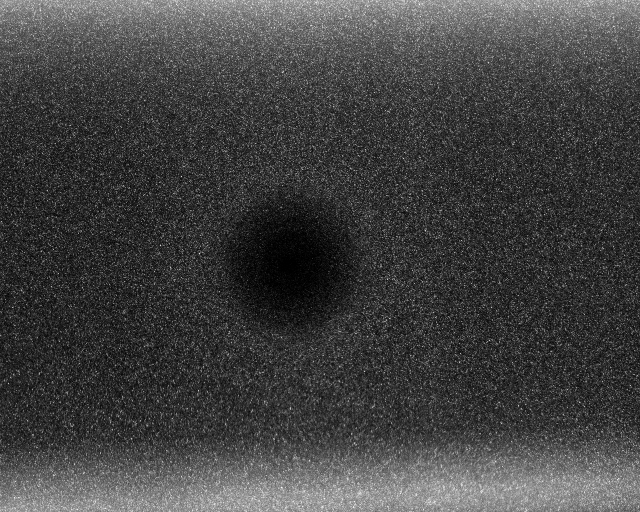
#> input picture A001_1.tif, 1280 x 1024 px (shown at 1/2 size)
$ python two_images.py
#> lines starting #> are read from the running program, lines starting #| are printed output that depends on the picture; long printed decimals are rounded
# import the standard numerical and plotting packages
import matplotlib.pyplot as plt
import numpy as np
from skimage.io import imread

# load the images
a = imread("A001_1.tif")
#> a is the input picture: shape (1024, 1280); min 0, max 255, mean 65.9
b = imread("A001_2.tif")
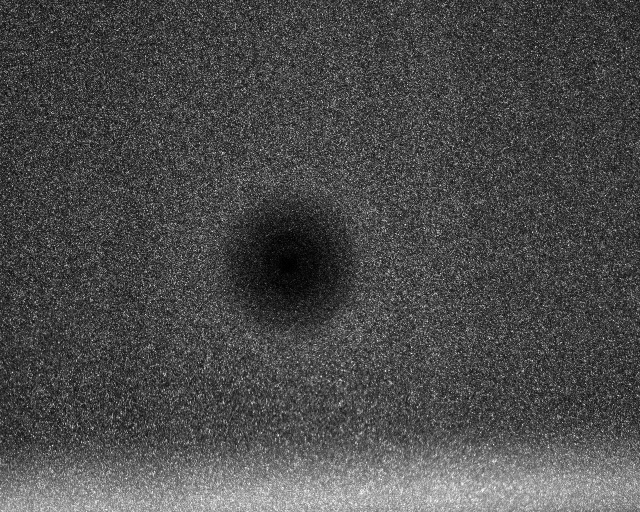
#> input picture A001_2.tif, 1280 x 1024 px (shown at 1/2 size)
#> b is the input picture: shape (1024, 1280); min 0, max 255, mean 74.9

fig, axs = plt.subplots(1, 2, figsize=(9, 4))
axs[0].imshow(a, cmap=plt.cm.gray)
axs[1].imshow(b, cmap=plt.cm.gray)
plt.show()


win_size = 32

a_win = a[:win_size, :win_size].copy()
b_win = b[:win_size, :win_size].copy()

fig, axs = plt.subplots(1, 2, figsize=(9, 4))
axs[0].imshow(a_win, cmap=plt.cm.gray)
axs[1].imshow(b_win, cmap=plt.cm.gray)
plt.show()


fig = plt.imshow(b_win - a_win, cmap=plt.cm.gray)
plt.title("Without shift")
plt.show()

plt.imshow(b_win - np.roll(a_win, (1, 0), axis=(0, 1)), cmap=plt.cm.gray)
plt.title("Difference when A has been shifted by 1 pixel")
plt.show()

def match_template(img, template, maxroll=8):
#> called with maxroll = 8
    best_dist = np.inf
    best_shift = (-1, -1)
    for y in range(maxroll):
        for x in range(maxroll):
            # calculate Euclidean distance
            dist = np.sqrt(np.sum((img - np.roll(template, (y, x), axis=(0, 1))) ** 2))
            if dist < best_dist:
                best_dist = dist
                best_shift = (y, x)
#> after the loop, best_dist = 0; best_shift = (2, 0)
    return (best_dist, best_shift)


# let's test that it works by manually rolling (shifting circurlarly) the same
# image
print(match_template(np.roll(a_win, (2, 0), axis=(0, 1)), a_win))
#| (0.0, (2, 0))


# indeed, when we find the correct shift, we got zero distance. it's not so in real images:
best_dist, best_shift = match_template(b_win, a_win)
#> best_dist = 329.8; best_shift = (1, 7)
print(f"{best_dist=}")
#| best_dist=329.764
print(f"{best_shift=}")
#| best_shift=(1, 7)


fig, axs = plt.subplots(1, 2, figsize=(9, 4))
axs[0].imshow(np.roll(a_win, best_shift, axis=(0, 1)), cmap=plt.cm.gray)
axs[1].imshow(b_win, cmap=plt.cm.gray)
plt.show()


from scipy.signal import correlate

cross_corr = correlate(b_win - b_win.mean(), a_win - a_win.mean(), method="fft")
# Note that it's approximately twice as large than the original windows, as we
# can shift a_win by a maximum of it's size - 1 horizontally and vertically
# while still maintaining some overlap between the two windows.
print("Size of the correlation map: %d x %d" % cross_corr.shape)
#| Size of the correlation map: 63 x 63


# let's see what the cross-correlation looks like
from mpl_toolkits.mplot3d import Axes3D

fig = plt.figure()
ax = fig.add_subplot(projection="3d")
Y, X = np.meshgrid(np.arange(cross_corr.shape[0]), np.arange(cross_corr.shape[1]))

ax.plot_surface(Y, X, cross_corr, cmap=plt.cm.jet, linewidth=0.2)
plt.title("Correlation map — peak is the most probable shift")
plt.show()
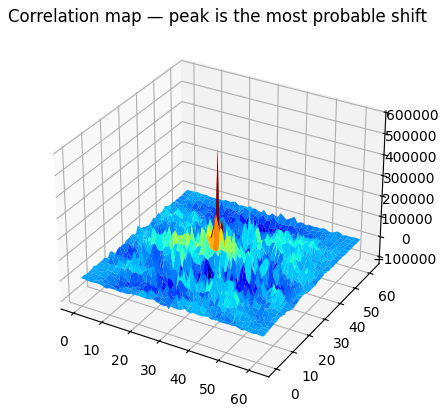
#> figure drawn by matplotlib, 1 panel


# let's see the same correlation map, from above
plt.imshow(cross_corr, cmap=plt.cm.gray)

y, x = np.unravel_index(cross_corr.argmax(), cross_corr.shape)
#> y = 33; x = 29
print(f"{y=}, {x=}")
#| y=33, x=29

plt.plot(x, y, "ro")
plt.show()
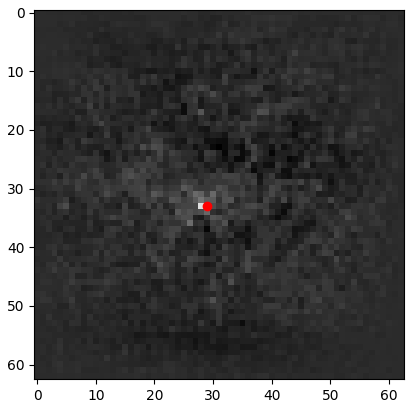
#> figure drawn by matplotlib, 1 panel


# 15
dy, dx = y - 31, x - 31
#> dy = 2; dx = -2
print(f"{dy=}, {dx=}")
#| dy=2, dx=-2

def vel_field(curr_frame, next_frame, win_size):
#> called with win_size = 32
    ys = np.arange(0, curr_frame.shape[0], win_size)
#> ys = 32 values from 0 to 992
    xs = np.arange(0, curr_frame.shape[1], win_size)
#> xs = 40 values from 0 to 1248
    dys = np.zeros((len(ys), len(xs)))
    dxs = np.zeros((len(ys), len(xs)))
    for iy, y in enumerate(ys):
        for ix, x in enumerate(xs):
            int_win = curr_frame[y : y + win_size, x : x + win_size]
            search_win = next_frame[y : y + win_size, x : x + win_size]
            cross_corr = correlate(
                search_win - search_win.mean(), int_win - int_win.mean(), method="fft"
            )
            dys[iy, ix], dxs[iy, ix] = (
                np.unravel_index(np.argmax(cross_corr), cross_corr.shape)
                - np.array([win_size, win_size])
                + 1
            )
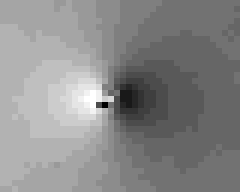
#> dys: shape (32, 40) float64 (shown 6 times larger); min -11, max 9, mean -0.214; drawn with min black and max white
    # draw velocity vectors from the center of each window
    ys = ys + win_size / 2
#> ys = 32 values from 16 to 1008
    xs = xs + win_size / 2
#> xs = 40 values from 16 to 1264
    return xs, ys, dxs, dys


xs, ys, dxs, dys = vel_field(a, b, 32)
#> xs = 40 values from 16 to 1264; ys = 32 values from 16 to 1008
norm_drs = np.sqrt(dxs ** 2 + dys ** 2)

fig, ax = plt.subplots(figsize=(6, 6))
# we need these flips on y since quiver uses a bottom-left origin, while our
# arrays use a top-right origin
ax.quiver(
    xs,
    ys[::-1],
    dxs,
    -dys,
    norm_drs,
    cmap=plt.cm.plasma,
    angles="xy",
    scale_units="xy",
    scale=0.25,
)
ax.set_aspect("equal")
plt.show()


def vel_field_asymmetric_wins(
    curr_frame, next_frame, half_int_win_size, half_search_win_size
):
    ys = np.arange(half_int_win_size[0], curr_frame.shape[0], 2 * half_int_win_size[0])
#> ys = 32 values from 16 to 1008
    xs = np.arange(half_int_win_size[1], curr_frame.shape[1], 2 * half_int_win_size[1])
    dys = np.zeros((len(ys), len(xs)))
    dxs = np.zeros((len(ys), len(xs)))
    for iy, y in enumerate(ys):
        for ix, x in enumerate(xs):
            int_win = curr_frame[
                y - half_int_win_size[0] : y + half_int_win_size[0],
                x - half_int_win_size[1] : x + half_int_win_size[1],
            ]
            search_win_y_min = y - half_search_win_size[0]
            search_win_y_max = y + half_search_win_size[0]
            search_win_x_min = x - half_search_win_size[1]
            search_win_x_max = x + half_search_win_size[1]
            truncated_search_win = next_frame[
                max(0, search_win_y_min) : min(b.shape[0], search_win_y_max),
                max(0, search_win_x_min) : min(b.shape[1], search_win_x_max),
            ]
            cross_corr = correlate(
                truncated_search_win - np.mean(truncated_search_win),
                int_win - np.mean(int_win),
                mode="valid",
                method="fft",
            )
            dy, dx = np.unravel_index(np.argmax(cross_corr), cross_corr.shape)
            # if the top of the search window got truncated, shift the origin
            # up to the top edge of the (non-truncated) search window
            if search_win_y_min < 0:
                dy += -search_win_y_min
            # if the left of the search window got truncated, shift the origin
            # over to the left edge of the (non-truncated) search window
            if search_win_x_min < 0:
                dx += -search_win_x_min
            # shift origin to the center of the search window
            dy -= half_search_win_size[0] - half_int_win_size[0]
            dx -= half_search_win_size[1] - half_int_win_size[1]
            dys[iy, ix] = dy
            dxs[iy, ix] = dx
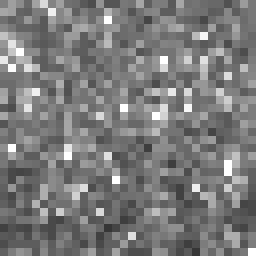
#> int_win: shape (32, 32) (shown 8 times larger); min 54, max 255, mean 122.6
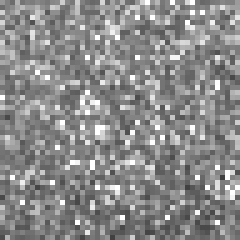
#> truncated_search_win: shape (48, 48) (shown 5 times larger); min 65, max 255, mean 139.1
    return xs, ys, dxs, dys


int_win_size = np.array([32, 32])
print(f"{int_win_size=}")
assert np.all(np.array(a.shape) % int_win_size == 0)
assert np.all(int_win_size % 2 == 0)
half_int_win_size = int_win_size // 2

search_win_size = int_win_size * 2
print(f"{search_win_size=}")
assert np.all(search_win_size % 2 == 0)
half_search_win_size = search_win_size // 2
assert np.all(search_win_size > int_win_size)
print(
    "max velocity that can be detected with these window sizes: "
    + f"{half_search_win_size - half_int_win_size}"
)


xs_asym, ys_asym, dxs_asym, dys_asym = vel_field_asymmetric_wins(
    a, b, half_int_win_size, half_search_win_size
)
#> xs_asym = 40 values from 16 to 1264; ys_asym = 32 values from 16 to 1008
norm_drs_asym = np.sqrt(dxs_asym ** 2 + dys_asym ** 2)

fig, axs = plt.subplots(1, 2, figsize=(12, 6))
axs[0].quiver(
    xs,
    ys[::-1],
    dxs,
    -dys,
    norm_drs,
    cmap=plt.cm.plasma,
    angles="xy",
    scale_units="xy",
    scale=0.25,
)
axs[1].quiver(
    xs_asym,
    ys_asym[::-1],
    dxs_asym,
    -dys_asym,
    norm_drs_asym,
    cmap=plt.cm.plasma,
    angles="xy",
    scale_units="xy",
    scale=0.25,
)
axs[0].set_title(
    f"{win_size} x {win_size} int. win. + "
    f"{win_size} x {win_size} 0-padded search win."
)
axs[1].set_title(
    f"{int_win_size[0]} x {int_win_size[1]} int. win. + "
    f"{search_win_size[0]} x {search_win_size[0]} unpadded search win."
)
ax.set_aspect("equal")
plt.show()
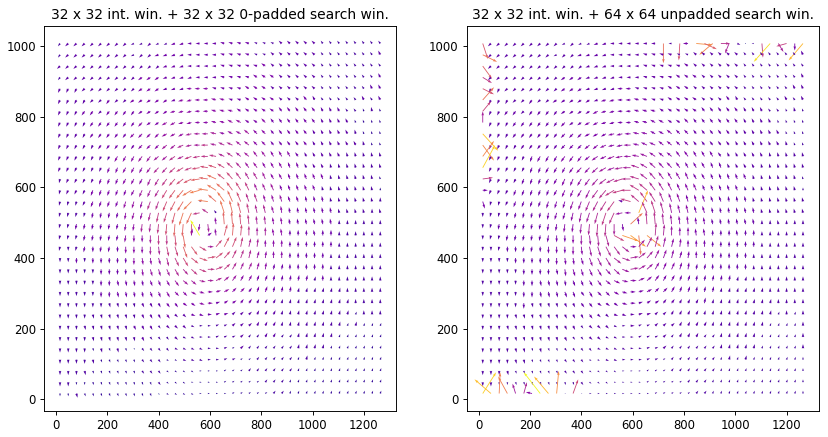
#> figure drawn by matplotlib, 2 panels
